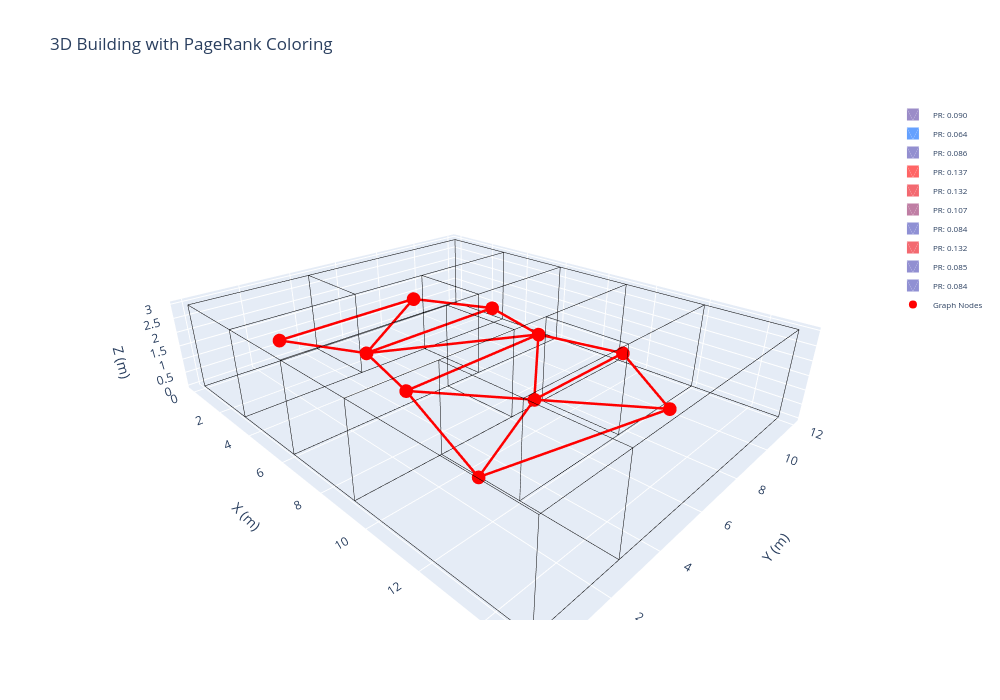

Notebook cell for this chart:
### Markdown cell above
## 3D Visualization

### Code cell
def visualize_3d_pagerank(cellcomplex, graph, pagerank_scores):
    """
    Create a 3D visualization with PageRank coloring.
    """
    fig = go.Figure()
    
    cells = cellcomplex.Cells()
    graph_vertices = graph.Vertices()
    
    pr_min = min(pagerank_scores)
    pr_max = max(pagerank_scores)
    pr_range = pr_max - pr_min if pr_max > pr_min else 1
    
    # Match cells to PageRank
    cell_pr = []
    for cell in cells:
        centroid = cell.CenterOfMass()
        min_dist = float('inf')
        best_pr = 0
        for j, gv in enumerate(graph_vertices):
            gv_coord = gv.Coordinates()
            dist = ((centroid[0] - gv_coord[0])**2 + 
                    (centroid[1] - gv_coord[1])**2 + 
                    (centroid[2] - gv_coord[2])**2)**0.5
            if dist < min_dist:
                min_dist = dist
                best_pr = pagerank_scores[j]
        cell_pr.append(best_pr)
    
    # Draw room faces
    for i, cell in enumerate(cells):
        faces = cell.Faces()
        pr = cell_pr[i]
        pr_norm = (pr - pr_min) / pr_range
        
        r = int(255 * pr_norm)
        g = int(100 * (1 - pr_norm))
        b = int(255 * (1 - pr_norm))
        color = f'rgb({r},{g},{b})'
        
        for j, face in enumerate(faces):
            vertices = face.Vertices()
            coords = [v.Coordinates() for v in vertices]
            
            if len(coords) >= 3:
                x = [c[0] for c in coords]
                y = [c[1] for c in coords]
                z = [c[2] for c in coords]
                
                fig.add_trace(go.Mesh3d(
                    x=x, y=y, z=z,
                    color=color,
                    opacity=0.6,
                    alphahull=0,
                    showlegend=(j == 0),
                    name=f'PR: {pr:.3f}'
                ))
                
                # Draw edges
                for k in range(len(coords)):
                    p1 = coords[k]
                    p2 = coords[(k + 1) % len(coords)]
                    fig.add_trace(go.Scatter3d(
                        x=[p1[0], p2[0]], y=[p1[1], p2[1]], z=[p1[2], p2[2]],
                        mode='lines',
                        line=dict(color='black', width=1),
                        showlegend=False,
                        hoverinfo='skip'
                    ))
    
    # Draw graph
    graph_edges = graph.Edges()
    for edge in graph_edges:
        verts = edge.Vertices()
        if len(verts) == 2:
            p1 = verts[0].Coordinates()
            p2 = verts[1].Coordinates()
            fig.add_trace(go.Scatter3d(
                x=[p1[0], p2[0]],
                y=[p1[1], p2[1]],
                z=[p1[2], p2[2]],
                mode='lines',
                line=dict(color='red', width=5),
                showlegend=False,
                hoverinfo='skip'
            ))
    
    # Draw graph vertices
    gv_coords = [v.Coordinates() for v in graph_vertices]
    x = [c[0] for c in gv_coords]
    y = [c[1] for c in gv_coords]
    z = [c[2] for c in gv_coords]
    
    fig.add_trace(go.Scatter3d(
        x=x, y=y, z=z,
        mode='markers',
        marker=dict(size=8, color='red'),
        hovertext=[f'PageRank: {pr:.4f}' for pr in pagerank_scores],
        hoverinfo='text',
        name='Graph Nodes'
    ))
    
    fig.update_layout(
        title='3D Building with PageRank Coloring',
        scene=dict(
            aspectmode='data',
            xaxis_title='X (m)',
            yaxis_title='Y (m)',
            zaxis_title='Z (m)',
            camera=dict(eye=dict(x=1.5, y=-1.5, z=1))
        ),
        width=1000,
        height=700,
        legend=dict(x=1.02, y=1, font=dict(size=8))
    )
    
    return fig

fig = visualize_3d_pagerank(building, graph, pagerank_scores)
fig.show()
